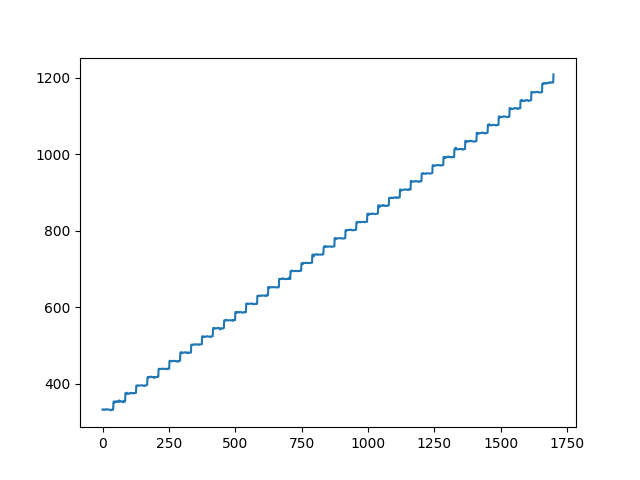
//> input picture census_segmentation_pts/test.png, 640 x 480 px
$ ./seamcarver census_segmentation_pts/test.png 3   (built with g++ and OpenCV 4)
//> lines starting //> are read from the running program, lines starting //| are printed output that depends on the picture; after the words box and inside, x2 and y2 are one past the last pixel; in counts of white or black regions, pixels touching at a corner belong together
### seamcarver.h
#ifndef SEAMCARVER_H
#define SEAMCARVER_H

#include <stdio.h>
#include <opencv2/opencv.hpp>

using namespace std;

class SeamCarver
{
public:
  SeamCarver() {
    seam_count = 0;
  };
  ~SeamCarver() {
    for(int y = 0; y < seam_count; y++) {
      delete[] seams[y];
    }
    delete[] seams;
  };

  cv::Mat carve(cv::Mat image, int seams_to_remove);

  cv::Mat drawSeams(cv::Mat image);

  int* clusters();

private:

  int** carve_seam(int **img, int rows, int cols);

  void delete2darray(int **arr, int rows);

  int **seams;
  int seam_count;

};

#endif // SEAMCARVER_H

### seamcarver.cpp
#include "seamcarver.h"


cv::Mat SeamCarver::carve(cv::Mat image, int seams_to_remove)
{

  seams = new int*[seams_to_remove];
  int rows = image.rows, cols = image.cols, x, y;
  printf("rows: %d, cols: %d\n", rows, cols);
  int **img = new int*[rows];
  for(y = 0; y < rows; y++)
  {
    img[y] = new int[cols];
    for(x = 0; x < cols; x++)
    {
      img[y][x] = image.at<uchar>(y, x);
    }
  }

  int **tmp = NULL, seam;
  for(seam = 0; seam < seams_to_remove; seam++)
  {
    tmp = carve_seam(img, rows, cols);

    for(y = 0; y < rows; y++) {
      delete[] img[y];
    }
    delete[] img;
    img = tmp;
    --rows;
  }

  for(y = 0; y < rows; y++) {
    delete[] img[y];
  }
  delete[] img;

  cv::Mat mt(rows, cols, CV_8UC1, img);

  return mt;

}

int** SeamCarver::carve_seam(int **img, int rows, int cols)
{
  printf("carving seam; rows: %d, cols: %d\n", rows, cols);
  int lowest = 0, x = 0, y = 0;
  int **backptrs = new int*[rows];
  int **cost = new int*[rows];
  // set the cost of the first col to the initiprintf("rows: %d, cols: %d\n", rows, cols);al pixel values
  for(y = 0; y < rows; y++) {
    backptrs[y] = new int[cols] {};
    cost[y] = new int[cols] {};
    cost[y][x] = img[y][x];
  }
  y = 0;
  for(x = 1; x < cols; x++) {
    cost[y][x] = img[y][x] + cost[y][x-1];
    cost[rows-1][x] = img[rows-1][x] + cost[rows-1][x-1];
    // cout << cost[y][x] << ",";
  }
  // cout << endl;

  // printf("creating cost matrix\n");
  for(x = 1; x < cols; x++)
  {
    for(y = 1; y < rows-1; y++)
    {
// find the lowest cost to get to the current pixel
      lowest = cost[y][x-1];
      backptrs[y][x] = y;
      if (cost[y-1][x-1] < lowest) {
        lowest = cost[y-1][x-1];
        backptrs[y][x] = y-1;
      }
      if (cost[y+1][x-1] < lowest) {
        lowest = cost[y+1][x-1];
        backptrs[y][x] = y+1;
      }
      cost[y][x] = lowest + img[y][x];
    }
  }

  cout << "Cost Matrix:\n";
  for(y = 0; y < rows; y++)
  {
    for(x = 0; x < cols; x++)
    {
      cout << cost[y][x] << ",";
    }
    cout << endl;
  }
  cout << endl;


  // printf("finding lowest path\n");
// find which path has the lowest energy going accross
  int lowind = 0, lastcol = cols-1;
  for(y = 1; y < rows; y++) {
    if(cost[y][lastcol] < cost[lowind][lastcol]) {
      lowind = y;
    }
  }

  // printf("getting seam coordinates\n");
// saves the y coordinate from each column for the seam
  seams[seam_count] = new int[cols] {};
  seams[seam_count][lastcol] = lowind;
  for(x = cols-2; x >= 0; x--) {
    // printf("x: %d, seam[x+1]: %d, backptrs[seam[x+1]][x]: %d\n", x, seam[x+1], backptrs[seam[x+1]][x]);
    seams[seam_count][x] = backptrs[seams[seam_count][x+1]][x];
  }

  // printf("copying image\n");
// copy the image without the seam
  int **img2 = new int*[rows-1];
  for(y = 0; y < rows-1; y++)
  {
    img2[y] = new int[cols];
  }
  for(x = 0; x < cols; x++)
  {
    for(y = 0; y < rows-1; y++)
    {
      if(y < seams[seam_count][x]) {
        img2[y][x] = img[y][x];
      }else {
        img2[y][x] = img[y+1][x];
      }
    }
  }

  seam_count++;

  for(y = 0; y < rows; y++) {
    delete[] cost[y];
  }
  delete[] cost;

  for(y = 0; y < rows; y++) {
    delete[] backptrs[y];
  }
  delete[] backptrs;

  return img2;
}


cv::Mat SeamCarver::drawSeams(cv::Mat image)
{

  printf("rows: %d, cols: %d\n", image.rows, image.cols);
  for(int seam = 0; seam < seam_count; seam++)
  {
    for(int x = 0; x < image.cols; x++)
    {
      cout << "seam: " << seam << ", y: " << seams[seam][x] << ", x: " << x << endl;
      image.at<cv::Vec3b>(seams[seam][x], x) = cv::Vec3b(255, 0, 0);
    }
  }
  return image;

}


void SeamCarver::delete2darray(int **arr, int rows)
{
  // printf("deleting previous img\n");
  for(int y = 0; y < rows; y++) {
    delete[] arr[y];
  }
  delete[] arr;
}

int* SeamCarver::clusters()
{

}

void draw(cv::Mat image)
{

  cv::namedWindow("Display Image", cv::WINDOW_AUTOSIZE );
  cv::imshow("Display Image", image);
  cv::waitKey(0);

}

int main(int argc, char** argv )
{
    if ( argc != 3 )
    {
        printf("usage: seamcarver.out <Image_Path> <Seams_to_Carve>\n");
        return -1;
    }
    cv::Mat image;
    image = cv::imread( argv[1], cv::IMREAD_COLOR );
//> image is the input picture: 480 rows x 640 cols, CV_8UC3; mean B, G, R 252, 251.6, 251.1
    if ( !image.data )
    {
        printf("No image data \n");
        return -1;
    }

    // cv::Mat image2(image.rows/2, image.cols/2, image.type());
    cv::Mat image2(100, 120, image.type());
    cv:resize(image, image2, image2.size(), 0, 0, cv::INTER_LINEAR);
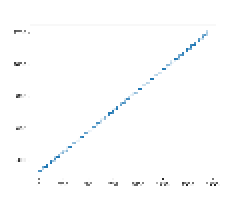
//> image2: 100 rows x 120 cols, CV_8UC3 (shown 2 times larger); mean B, G, R 253.6, 253.3, 252.8
    // [6 lines of commented-out code are left out]

    printf("rows: %d, cols: %d\n", image2.rows, image2.cols);
//| rows: 100, cols: 120

    SeamCarver sc;
    cv::Mat img2;
    printf("Carving\n");
    img2 = sc.carve(image2, atoi(argv[2]));
//| rows: 100, cols: 120
//> after the loop in carve, `for(seam = 0; seam < seams_to_remove; seam++)`: rows = 97
//> the loop in carve, `for(y = 0; y < rows; y++)` made 97 passes
//> in carve, `cv::Mat mt(rows, cols, CV_8UC1, img);`:
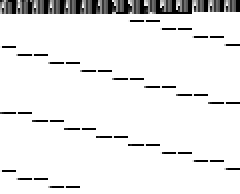
//> mt: 97 rows x 120 cols, CV_8UC1 (shown 2 times larger); min 0, max 255, mean 236
    // draw(img2);
    img2 = sc.drawSeams(image2);
//| rows: 100, cols: 120
//> after the loop in drawSeams, `for(int seam = 0; seam < seam_count; seam++)`:
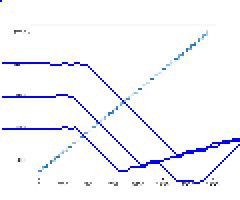
//> image: 100 rows x 120 cols, CV_8UC3 (shown 2 times larger); 2.93% of pixels changed, all inside (x1, y1, x2, y2) = (0, 0, 120, 92)

    printf("done carving\n");
    printf("rows: %d, cols: %d\n", img2.rows, img2.cols);
//| rows: 100, cols: 120

    cv::namedWindow("Display Image", cv::WINDOW_AUTOSIZE );
    cv::imshow("Display Image", img2);
    cv::waitKey(0);

    return 0;
}
